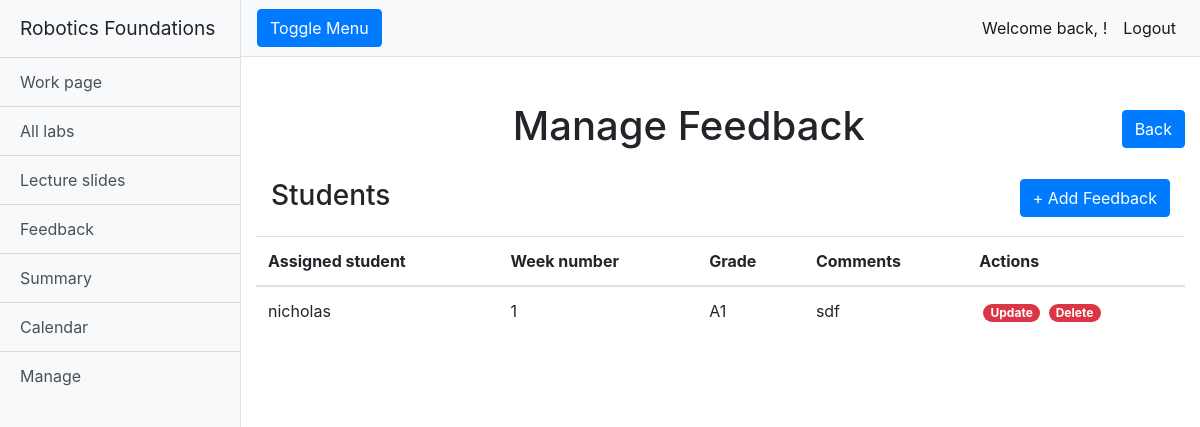
Before: /rfwa/manage_feedbacks/ (signed in) with the older database file.
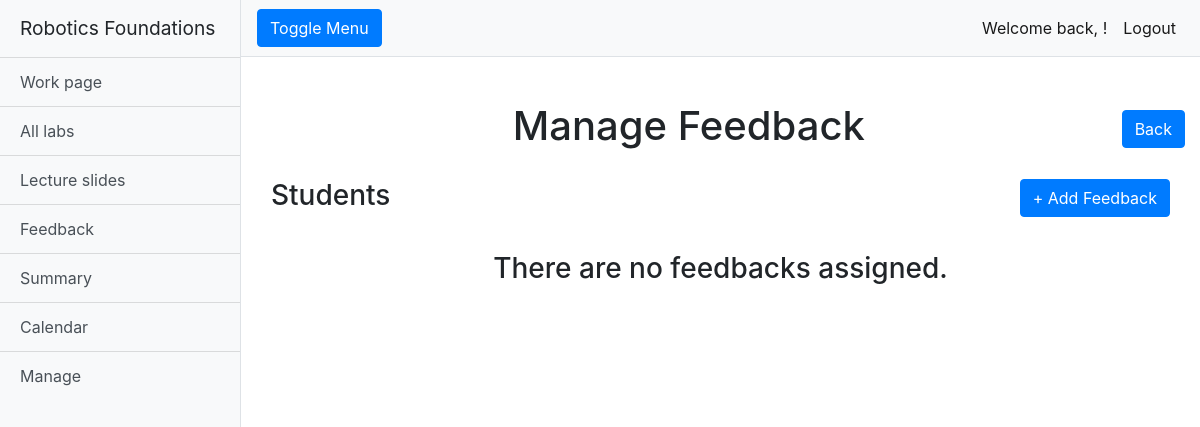
After: the same page with the newer database file.
### rfwa/models.py (models this page shows, shortened)
class Feedback(models.Model):
    assignedStudent_username = models.CharField(max_length=128)
    week_number = models.CharField(max_length=128)
    grade = models.TextField(max_length=2048)
    comments = models.TextField(max_length=2048)
    slug = models.SlugField(primary_key=True, blank=True)

### rfwa/views.py (the view)
# urls.py: path("manage_feedbacks/", views.manage_feedbacks, name="manage_feedbacks"),
@login_required
def manage_feedbacks(request):
    if request.user.is_superuser:
        feedbacks = Feedback.objects.all()
    return render(request, "rfwa/manage_feedbacks.html", {'feedbacks': feedbacks})

### templates/rfwa/manage_feedbacks.html (shortened to what this page needs)
{% extends "rfwa/base.html" %}
{% load static %}
{% block extra_head %}
<link href="{% static 'css/manage_page.css' %}" rel="stylesheet">
{% endblock %}
{% block body_block %}
{% if user.is_superuser %}
<div class="container-fluid">
    <div class="row">
        <h1 class="col-12 text-center mt-4">Manage Feedback <a class="rightside" href="/rfwa/manage/"><button
                    type="button" class="btn btn-primary">Back</button></a></h1>
    </div>
    <div class="table-group">
        <div class="title-group">
            <h1 class="col-12 text-left table-header">Students
                <a class="rightside" href="{% url 'add_feedback'%}"><button type="button" class="btn btn-primary">+ Add
                        Feedback</button></a>
            </h1>
        </div>
        <table class="table table-hover">
            {% if feedbacks %}
            <thead>
                <tr>
                    <th scope="col">Assigned student</th>
                    <th scope="col">Week number</th>
                    <th scope="col">Grade</th>
                    <th scope="col">Comments</th>
                    <th scope="col">Actions</th>
                </tr>
            </thead>
            {% for feedback in feedbacks %}
            <tbody>
                <tr>
                    <td>{{feedback.assignedStudent_username}}</td>
                    <td>{{feedback.week_number}}</td>
                    <td>{{feedback.grade}}</td>
                    <td>{{feedback.comments}}</td>
                    <td>
                        <a class="btn-link text-white badge badge-danger badge-pill ml-1"
                            href="{% url  'update_feedback' feedback.slug %}"
                            onclick="return confirm('Do you sure you wish to update {{ feedback.slug }}?')">Update</a>
                        <a class="btn-link text-white badge badge-danger badge-pill ml-1"
                            href="{% url  'delete_feedback' feedback.slug %}"
                            onclick="return confirm('Do you sure you wish to delete {{ feedback.slug }}?')">Delete</a>
                    </td>
                </tr>
            </tbody>
            {% endfor %}
            {% else %}
            <h3 class="text-center mt-3">There are no feedbacks assigned.</h3>
            {% endif %}
        </table>
    </div>
</div>
{% endif %}
{% endblock %}

Changed rows visible on the page:
removed Feedback: assignedStudent_username "nicholas", week_number "1", grade "A1", comments "sdf"
Other visible differences:
text no longer shown: "Assigned student Week number Grade Comments Actions"
text now shown: "There are no feedbacks assigned."
